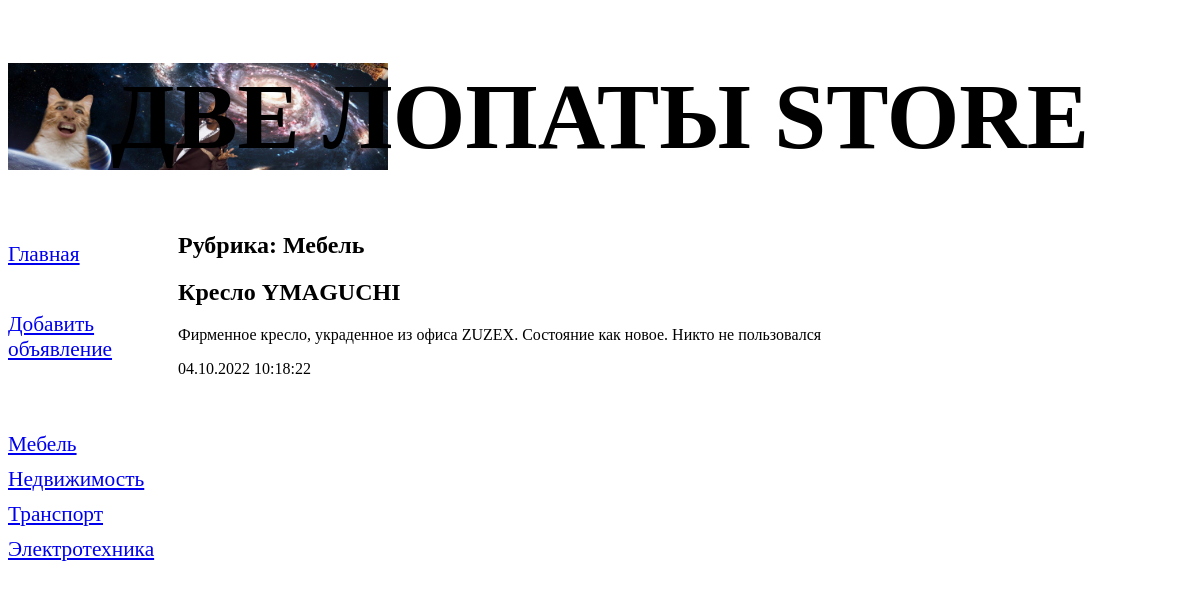
The page /bboard/4/ on the database its author committed.
### bboard/models.py (models this page shows, shortened)
class Rubric(models.Model):
    name = models.CharField(max_length=20, verbose_name="Название", db_index=True)
    class Meta:
        verbose_name_plural = "Рубрики"
        verbose_name = "Рубрика"
        ordering = ["name"]

class Bb(models.Model):
    title = models.CharField(max_length=50, verbose_name="Товар")
    content = models.TextField(null=True, blank=True, verbose_name="Описание")
    price = models.FloatField(null=True, blank=True, verbose_name="Цена")
    published = models.DateTimeField(
        auto_now_add=True, db_index=True, verbose_name="Опубликовано"
    )
    rubric = models.ForeignKey(
        "Rubric", null=True, on_delete=models.PROTECT, verbose_name="Рубрика"
    )
    class Meta:
        verbose_name_plural = "Объявления"
        verbose_name = "Объявление"
        ordering = ["-published"]

### bboard/views.py (the view)
# urls.py: path("<int:rubric_id>/",by_rubric, name='by_rubric'),
def by_rubric(request, rubric_id):
    bbs = Bb.objects.filter(rubric=rubric_id)
    rubrics = Rubric.objects.all()
    current_rubric = Rubric.objects.get(pk=rubric_id)
    context = {"bbs": bbs, "rubrics": rubrics, "current_rubric": current_rubric}
    return render(request, "bboard/by_rubric.html", context)

### bboard/templates/bboard/by_rubric.html (shortened to what this page needs)
{% extends "layout/basic.html" %}
{% block content %}
<h2>Рубрика: {{ current_rubric.name }}</h2>
{% for bb in bbs %}
<div>
   <h2>{{ bb.title }}</h2>
   <p>{{ bb.content }}</p>
   <p>{{ bb.published|date:"d.m.Y H:i:s" }}</p>
</div>
{% endfor %}
{% endblock %}

### bboard/templates/layout/basic.html (shortened to what this page needs)
{% load static %}
<!DOCTYPE html>
<html>
   <head>
      <link rel="stylesheet" type="text/css"
      href="{% static 'bboard/style.css' %}">
   </head>
   <body>
      <header>
         <h1>Две лопаты store</h1>
      </header>
      <nav>
         <a href="{% url 'index' %}">Главная</a>
         <br>
         <a href="{% url 'add' %}">Добавить объявление</a>
         <br>
         <br>
         {% for rubric in rubrics %}
         <a href="{% url 'by_rubric' rubric.pk %}">
         {{ rubric.name }}</a>
         {% endfor %}
      </nav>
      <section>
         {% block content %}
         {% endblock %}
      </section>
   </body>
</html>

### bboard/static/bboard/style.css (style rules this page uses)
header h1 { font-size: 70pt; text-transform: uppercase; text-align: center; background: url("bg.jpg") left / auto 200% no-repeat }
nav { font-size: 16pt; width: 150px; float: left; }
nav a { display: block; margin: 10px 0px; }
section { margin-left: 170px; }

### rows shown on the page
Rubric: name "Мебель"
Rubric: name "Недвижимость"
Rubric: name "Транспорт"
Rubric: name "Электротехника"
Bb: title "Кресло YMAGUCHI", content "Фирменное кресло, украденное из офиса ZUZEX. Состояние как новое. Никто не пользовался", published "04.10.2022 10:18:22"
